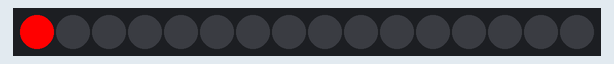
This sketch was run on a simulated Arduino Uno, built with avr-gcc and run on an emulated ATmega328P. On the bench: 16 RGB LEDs in strip order, left to right.

Above: at 2.15 s.
At 6.25 s:
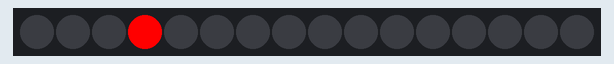
At 13.48 s:
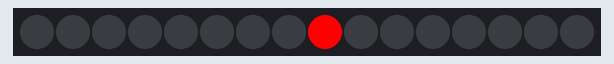
At 21.81 s:
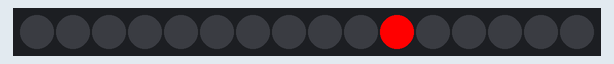
At 32.36 s:
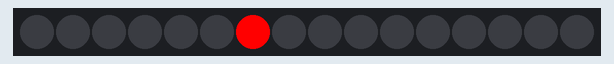
At 39.13 s:
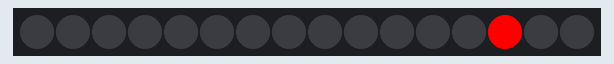

The sketch:

bouncingballs.ino
```cpp
//  BouncingBalls2014 is a program that lets you animate an LED strip
//  to look like a group of bouncing balls
//
//  Daniel Wilson, 2014
//
//  With BIG thanks to the FastLED community!
///////////////////////////////////////////////////////////////////////////////////////////
#include <FastLED.h>

#define NUM_LEDS          16
#define DATA_PIN          6
#define COLOR_ORDER       GRB
#define CHIPSET           NEOPIXEL
#define BRIGHTNESS        255
#define GRAVITY           -9.81              // Downward (negative) acceleration of gravity in m/s^2
#define h0                1                  // Starting height, in meters, of the ball (strip length)
#define NUM_BALLS         1                  // Number of bouncing balls you want (recommend < 7, but 20 is fun in its own way)

float h[NUM_BALLS] ;                         // An array of heights
float vImpact0 = sqrt( -2 * GRAVITY * h0 );  // Impact velocity of the ball when it hits the ground if "dropped" from the top of the strip
float vImpact[NUM_BALLS] ;                   // As time goes on the impact velocity will change, so make an array to store those values
float tCycle[NUM_BALLS] ;                    // The time since the last time the ball struck the ground
int   pos[NUM_BALLS] ;                       // The integer position of the dot on the strip (LED index)
long  tLast[NUM_BALLS] ;                     // The clock time of the last ground strike
float COR[NUM_BALLS] ;                       // Coefficient of Restitution (bounce damping)

CRGB leds[NUM_LEDS];

void setup() {
  delay(2000);                               // sanity check delay - allows reprogramming if accidently blowing power w/leds
  FastLED.addLeds<CHIPSET, DATA_PIN>(leds, NUM_LEDS);
  LEDS.setBrightness(BRIGHTNESS);
  Serial.begin(115200);
  for (int i = 0 ; i < NUM_BALLS ; i++) {    // Initialize variables
    tLast[i] = millis();
    h[i] = h0;
    pos[i] = 0;                              // Balls start on the ground
    vImpact[i] = vImpact0;                   // And "pop" up at vImpact0
    tCycle[i] = 0;
    COR[i] = 0.90 - float(i)/pow(NUM_BALLS,2);
  }
}

void loop() {
  for (int i = 0 ; i < NUM_BALLS ; i++) {
    tCycle[i] =  millis() - tLast[i] ;     // Calculate the time since the last time the ball was on the ground

    // A little kinematics equation calculates positon as a function of time, acceleration (gravity) and intial velocity
    h[i] = 0.5 * GRAVITY * pow( tCycle[i]/1000 , 2.0 ) + vImpact[i] * tCycle[i]/1000;

    if ( h[i] < 0 ) {
      h[i] = 0;                            // If the ball crossed the threshold of the "ground," put it back on the ground
      vImpact[i] = COR[i] * vImpact[i] ;   // and recalculate its new upward velocity as it's old velocity * COR
      tLast[i] = millis();

      if ( vImpact[i] < 0.01 ) vImpact[i] = vImpact0;  // If the ball is barely moving, "pop" it back up at vImpact0
    }
    pos[i] = round( h[i] * (NUM_LEDS - 1) / h0);       // Map "h" to a "pos" integer index position on the LED strip
  }

  //Choose color of LEDs, then the "pos" LED on
  for (int i = 0 ; i < NUM_BALLS ; i++) leds[pos[i]] = CHSV( uint8_t (i * 40) , 255, 255);
  FastLED.show();
  //Then off for the next loop around
  for (int i = 0 ; i < NUM_BALLS ; i++) {
    leds[pos[i]] = CRGB::Black;
  }
}
```
